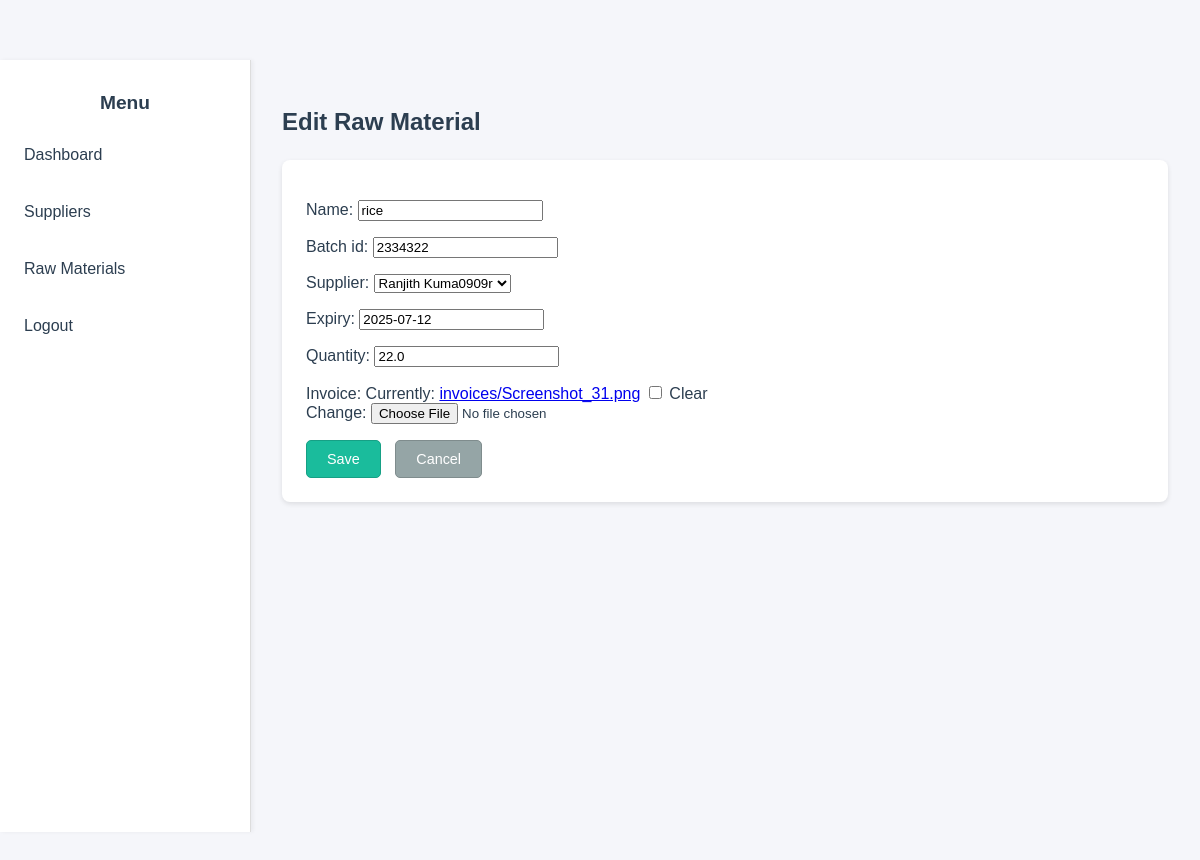
Page /rawmaterials/update/18/ (signed in) on the committed database.
### inventory_app/models.py (models this page shows, shortened)
class RawMaterial(models.Model):
    name = models.CharField(max_length=100)
    batch_id = models.CharField(max_length=50, unique=True)
    supplier = models.ForeignKey(Supplier, on_delete=models.CASCADE)
    expiry = models.DateField()
    quantity = models.FloatField()
    invoice = models.FileField(upload_to='invoices/', null=True, blank=True)

class Supplier(models.Model):
    name = models.CharField(max_length=100)
    email = models.EmailField()
    reliability_score = models.FloatField(default=0.0)  # 0 to 100
    def __str__(self):
        return self.name

### inventory_app/views.py (the view)
# urls.py: path('rawmaterials/update/<int:pk>/', views.rawmaterial_update, name='rawmaterial_update'),
@login_required
def rawmaterial_update(request, pk):
    rawmaterial = get_object_or_404(RawMaterial, pk=pk)
    if request.method == 'POST':
        form = RawMaterialForm(request.POST, request.FILES, instance=rawmaterial)
        if form.is_valid():
            form.save()
            return redirect('rawmaterial_list')
    else:
        form = RawMaterialForm(instance=rawmaterial)
    return render(request, 'rawmaterial_form.html', {'form': form})

### inventory_app/forms.py
class RawMaterialForm(forms.ModelForm):
    class Meta:
        model = RawMaterial
        fields = '__all__'  # Adjust fields as needed (e.g., ['name', 'expiry', ...])
        widgets = {
            'expiry': forms.DateInput(attrs={'type': 'text', 'class': 'datepicker'}),  # Use text type for Flatpickr
        }

### inventory_app/templates/rawmaterial_form.html (shortened to what this page needs)
<!DOCTYPE html>
<html lang="en">
<head>
    {% load static %}
    <link rel="stylesheet" href="{% static 'css/dashboard.css' %}">
    <link rel="stylesheet" href="https://cdn.jsdelivr.net/npm/flatpickr/dist/flatpickr.min.css">
</head>
<body>
    <div class="container">
        <aside class="sidebar">
            <h2>Menu</h2>
            <ul>
                <li><a href="{% url 'dashboard' %}">Dashboard</a></li>
                <li><a href="{% url 'supplier_list' %}">Suppliers</a></li>
                <li><a href="{% url 'rawmaterial_list' %}">Raw Materials</a></li>
                <li><a href="{% url 'logout' %}">Logout</a></li>
            </ul>
        </aside>
        <main class="main-content">
            <h1>{% if form.instance.pk %}Edit{% else %}Add{% endif %} Raw Material</h1>
            <section class="card">
                <form method="post" enctype="multipart/form-data">
                    {{ form.as_p }}
                    <button type="submit" class="btn btn-primary">Save</button>
                    <a href="{% url 'rawmaterial_list' %}" class="btn btn-secondary">Cancel</a>
                </form>
            </section>
        </main>
    </div>
</body>
</html>

### inventory_app/static/css/dashboard.css (style rules this page uses)
body { font-family: 'Arial', sans-serif; margin: 0; padding: 0; background-color: #f5f6fa; color: #2c3e50; height: 100vh; overflow: hidden; }
.container { display: flex; min-height: 100vh; }
.sidebar { width: 250px; background-color: #ffffff; color: #2c3e50; padding: 1rem 0; position: fixed; height: calc(100vh - 60px); top: 60px; left: 0; border-right: 1px solid #ddd; box-shadow: 2px 0 4px rgba(0, 0, 0, 0.05); overflow-y: auto; }
.sidebar h2 { text-align: center; margin-bottom: 20px; font-size: 1.2rem; }
.sidebar ul { list-style: none; padding: 0; margin: 0; }
.sidebar ul li { margin-bottom: 15px; }
.sidebar ul li a { color: #2c3e50; text-decoration: none; font-size: 1rem; padding: 0.75rem 1.5rem; display: block; transition: color 0.3s; }
.main-content { margin-left: 250px; padding: 2rem; width: calc(100% - 250px); min-height: calc(100vh - 60px); margin-top: 60px; overflow-y: auto; background-color: #f5f6fa; }
.main-content h1 { margin-bottom: 1.5rem; font-size: 1.5rem; }
.card { background-color: #ffffff; padding: 1.5rem; border-radius: 8px; box-shadow: 0 2px 5px rgba(0, 0, 0, 0.1); margin-bottom: 1.5rem; }
.btn { display: inline-block; padding: 10px 20px; text-decoration: none; border-radius: 5px; margin-right: 10px; font-size: 0.9rem; border: 1px solid transparent; transition: background-color 0.3s, border-color 0.3s; }
.btn-primary { background-color: #1abc9c; color: #ffffff; border-color: #16a085; }
.btn-secondary { background-color: #95a5a6; color: #ffffff; border-color: #7f8c8d; }

### rows in the picture
RawMaterial: name "rice", batch_id "2334322", supplier "Ranjith Kuma0909r", expiry "2025-07-12", quantity "22.0"
